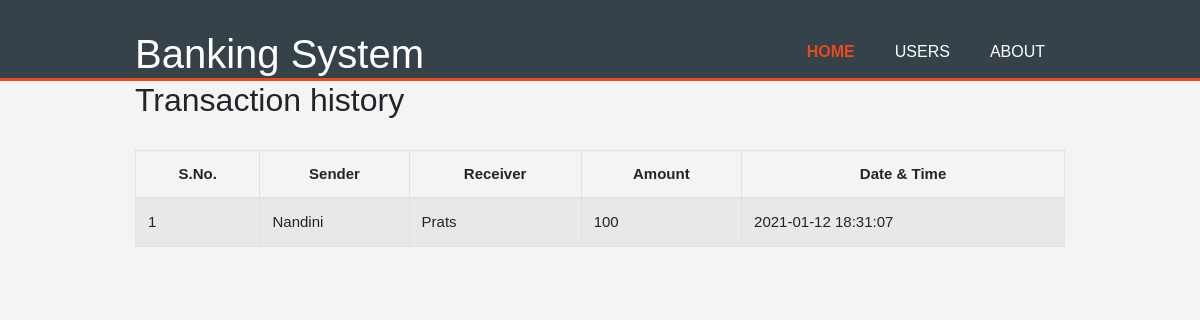
The page /transhistory.php on the database its author committed.
### tables this page shows
CREATE TABLE `transaction` (
  `sno` int(11) NOT NULL,
  `sender` text NOT NULL,
  `receiver` text NOT NULL,
  `balance` int(8) NOT NULL,
  `datetime` datetime NOT NULL DEFAULT current_timestamp()
);

### transhistory.php (the view, shortened to what this page needs)
<!DOCTYPE html>
<html lang="en">
<head>
    <link rel="stylesheet" href="https://stackpath.bootstrapcdn.com/bootstrap/4.5.2/css/bootstrap.min.css">
    <link rel="stylesheet" href="./style.css">
</head>
<body>
<header>
    <div class="container">
        <div id="branding">
            <h1>Banking System</h1>
        </div>
        <nav>
            <ul>
                <li class="current"><a href="index.php">Home</a></li>
                <li><a href="viewusers.php">Users</a></li>
                <li><a href="about.php">About</a></li>
            </ul>
        </nav>
    </div>
</header>
    <div class="container">
        <h2>Transaction history</h2>
        <br>
       <div class="table-responsive-sm">
    <table class="table table-hover table-striped table-condensed table-bordered">
        <thead>
            <tr>
                <th class="text-center">S.No.</th>
                <th class="text-center">Sender</th>
                <th class="text-center">Receiver</th>
                <th class="text-center">Amount</th>
                <th class="text-center">Date & Time</th>
            </tr>
        </thead>
        <tbody>
            <?php
            require('config/db.php');
            $sql = "SELECT * from transaction";
            $query = mysqli_query($conn, $sql);
            while($rows = mysqli_fetch_assoc($query)){
            ?>
            <tr>
                <td><?php echo $rows['sno']; ?></td>
                <td><?php echo $rows['sender']; ?></td>
                <td><?php echo $rows['receiver']; ?></td>
                <td><?php echo $rows['balance']; ?></td>
                <td><?php echo $rows['datetime']; ?></td>
            <?php
            }
            ?>
        </tbody>
    </table>
    </div>
</body>
</html>

### style.css (style rules this page uses)
body { font-family: Arial, Helvetica, sans-serif; font-size: 15px; line-height:1.5; padding:0; margin:0; background-color: #f4f4f4; }
.container { margin:auto; width:80%; overflow:hidden; }
ul { margin:0; padding:0; }
header { background:#35424a; color:#ffffff; padding-top: 30px; min-height: 70px; border-bottom:#e8491d 3px solid; }
header a { color:#ffffff; text-decoration: none; text-transform: uppercase; font-size:16px; }
header li { float:left; display:inline; padding :0 20px 0 20px; }
header #branding { float:left; }
header #branding h1 { margin:0; }
header nav { float: right; margin-top: 10px; }
header .highlight, header .current a { color:#e8491d; font-weight: bold; }

### rows shown on the page
transaction: sno "1", sender "Nandini", receiver "Prats", balance "100", datetime "2021-01-12 18:31:07"
